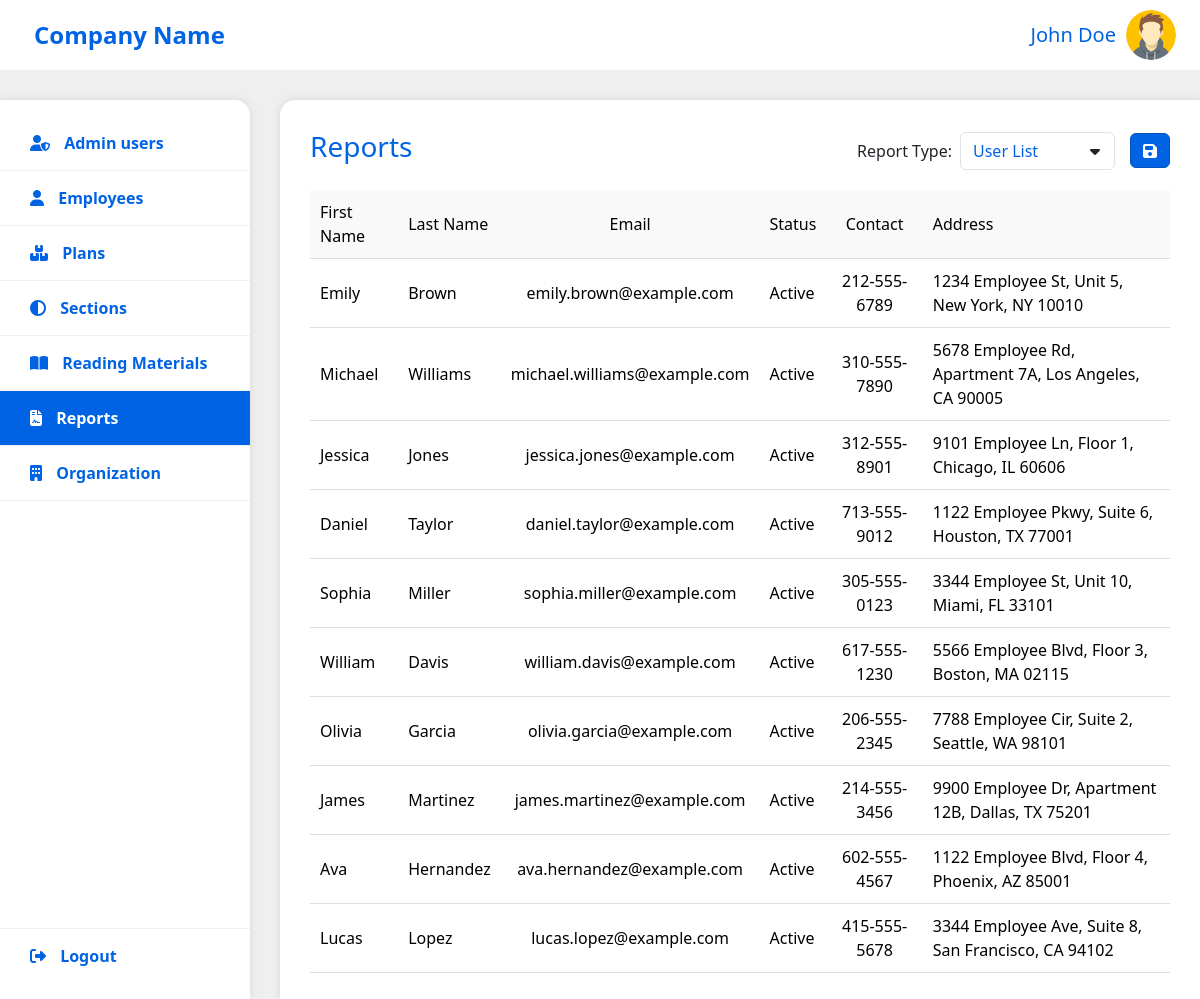
Screenshot of /admin/reports.php (signed in) with the database file from the repository.
### tables this page shows
CREATE TABLE `users` (
    `id` int NOT NULL AUTO_INCREMENT,
    `firstName` varchar(50) NOT NULL,
    `lastName` varchar(50) NOT NULL,
    `address` varchar(255) NOT NULL DEFAULT '',
    `contact` varchar(50) NOT NULL DEFAULT '',
    `image` varchar(50) NOT NULL DEFAULT '',
    `email` varchar(255) NOT NULL,
    `password` varchar(50) NOT NULL,
    `role` enum('admin','employee') NOT NULL DEFAULT 'employee',
    `status` enum('active','inactive') NOT NULL DEFAULT 'active',
    PRIMARY KEY (`id`)
);

### admin/reports.php (the view, shortened to what this page needs)
<?php
$type = "users";
$userId = null;
require_once 'components/pag-top.php';
?>
<div class="page-card">
    <form name="actions" method="post" action="" class="h-100">
        <div class="page-card-header d-flex flex-column <?php if ($type === 'progress') echo 'double' ?>">
            <div class="d-flex justify-content-between w-100">
                <h3 class="app-text-primary">Reports</h3>
                <div class="page-card-header-actions align-items-center">
                    <div class="position-relative d-flex gap-2 align-items-center">
                        <label for="selectType" class="text-nowrap">Report Type: </label>
                        <select id="selectType" name="type"
                                class="form-control app-text-primary position-relative bg-transparent"
                                style="z-index: 2; padding-right: 35px;" onchange="document.actions.submit()">
                            <option class="app-text-primary"
                                    value="users" <?php echo $type === 'users' ? 'selected' : '' ?>>User List
                            </option>
                        </select>
                        <i class="fas fa-caret-down position-absolute"
                           style="top: 50%; transform: translateY(-50%); right: 15px; z-index: 1"></i>
                    </div>
                    <?php if ($type !== 'progress') { ?>
                        <button id="saveReport" class="btn btn-primary bts" style="height: 35px">
                            <i class="fa fa-save"></i>
                        </button>
                    <?php } ?>
                </div>
            </div>
        </div>
        <div class="page-card-body  <?php if ($type === 'progress') echo 'double-header' ?>">
            <table id="reportTable" class="table page-table <?php if ($userId) echo 'table-bordered' ?>"
                   data-report="<?php echo $type === 'progress' ? 'user-progress-report' : 'users-report' ?>">
                <?php
                if ($type === 'users') {
                    ?>
                    <thead>
                    <tr>
                        <th class="">First Name</th>
                        <th class="">Last Name</th>
                        <th class="text-center">Email</th>
                        <th class="">Status</th>
                        <th class="text-center">Contact</th>
                        <th class="">Address</th>
                    </tr>
                    </thead>
                    <tbody>
                    <?php
                    $sql = "SELECT * FROM users WHERE role = 'employee'";
                    $result = $conn->query($sql);
                    if ($result->num_rows > 0) {
                        while ($row = $result->fetch_assoc()) {
                            ?>
                            <tr>
                                <td>
                                    <div><?php echo $row['firstName'] ?></div>
                                </td>
                                <td>
                                    <div><?php echo $row['lastName'] ?></div>
                                </td>
                                <td class="text-center">
                                    <div><?php echo $row['email'] ?></div>
                                </td>
                                <td>
                                    <div><?php echo $row['status'] === 'active' ? 'Active' : 'Inactive' ?></div>
                                </td>
                                <td class="text-center">
                                    <div><?php echo $row['contact'] ?></div>
                                </td>
                                <td>
                                    <div><?php echo $row['address'] ?></div>
                                </td>
                            </tr>
                            <?php
                        }
                    }
                    ?>
                    </tbody>
                    <?php
                }
                ?>
            </table>
        </div>
    </form>
</div>
<?php require_once 'components/pag-bottom.php' ?>

### assets/css/common.css (style rules this page uses)
:root { --header: 70px; --menu: 250px; --footer: 0px; --padding: 30px; --card-header: 40px; --primary: #0063e3; --primary-darker: #0252b8; --grey-bg: #dadada; --grey-text-light: #aaaaaa; --grey-text-dark: #454545; }
.btn-primary { --bs-btn-color: #fff; --bs-btn-bg: var(--primary); --bs-btn-border-color: var(--primary-darker); --bs-btn-hover-color: #fff; --bs-btn-hover-bg: var(--primary-darker); --bs-btn-hover-border-color: var(--primary-darker); --bs-btn-focus-shadow-rgb: 49, 132, 253; --bs-btn-active-color: #fff; --bs-btn-active-bg: var(--primary-darker); --bs-btn-active-border-color: var(--primary-darker); --bs-btn-active-shadow: inset 0 3px 5px rgba(0, 0, 0, 0.125); --bs-btn-disabled-color: #fff; --bs-btn-disabled-bg: var(--primary); --bs-btn-disabled-border-color: var(--primary-darker); }
.app-text-primary { color: var(--primary); }
.page-card { height: 100%; background-color: #fff; border-radius: 15px 0 0 0; box-shadow: 0 0 10px rgba(0, 0, 0, 0.1); padding: var(--padding); display: flex; flex-direction: column; }
.page-card-header { height: var(--card-header); display: flex; justify-content: space-between; align-items: center; margin-bottom: 20px; }
.page-card-header-actions { display: flex; gap: 15px; }
.page-card-header-actions button, .page-card-header-actions a { display: flex; gap: 5px; align-items: center; }
.page-card-body { height: calc(100% - var(--card-header)); overflow-y: auto; }
.page-table { width: 100%; border-collapse: collapse; }
.page-table th, .table td { padding: 10px; border-bottom: 1px solid #ddd; vertical-align: middle; }
.page-table th { background-color: #f9f9f9; font-weight: 500; text-align: left; position: sticky; top: 0; }

### rows the page displays
users: firstName "Emily", lastName "Brown", email "emily.brown@example.com", status "Active", contact "212-555-6789", address "1234 Employee St, Unit 5, New York, NY 10010"
users: firstName "Michael", lastName "Williams", email "michael.williams@example.com", status "Active", contact "310-555-7890", address "5678 Employee Rd, Apartment 7A, Los Angeles, CA 90005"
users: firstName "Jessica", lastName "Jones", email "jessica.jones@example.com", status "Active", contact "312-555-8901", address "9101 Employee Ln, Floor 1, Chicago, IL 60606"
users: firstName "Daniel", lastName "Taylor", email "daniel.taylor@example.com", status "Active", contact "713-555-9012", address "1122 Employee Pkwy, Suite 6, Houston, TX 77001"
users: firstName "Sophia", lastName "Miller", email "sophia.miller@example.com", status "Active", contact "305-555-0123", address "3344 Employee St, Unit 10, Miami, FL 33101"
users: firstName "William", lastName "Davis", email "william.davis@example.com", status "Active", contact "617-555-1230", address "5566 Employee Blvd, Floor 3, Boston, MA 02115"
users: firstName "Olivia", lastName "Garcia", email "olivia.garcia@example.com", status "Active", contact "206-555-2345", address "7788 Employee Cir, Suite 2, Seattle, WA 98101"
users: firstName "James", lastName "Martinez", email "james.martinez@example.com", status "Active", contact "214-555-3456", address "9900 Employee Dr, Apartment 12B, Dallas, TX 75201"
users: firstName "Ava", lastName "Hernandez", email "ava.hernandez@example.com", status "Active", contact "602-555-4567", address "1122 Employee Blvd, Floor 4, Phoenix, AZ 85001"
users: firstName "Lucas", lastName "Lopez", email "lucas.lopez@example.com", status "Active", contact "415-555-5678", address "3344 Employee Ave, Suite 8, San Francisco, CA 94102"

### other values shown
$config['name'] "Company Name"
$user['firstName'] "John"
$user['lastName'] "Doe"
